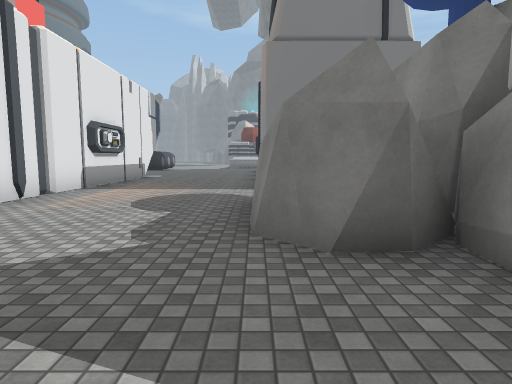
[1] (above)

24 first-person views from a walk through a 3-D level made in the Unity game engine. The camera is 1.5 m above the floor, tilts 6° down and sees 75° across. The floor is counted in squares, 2 m on a side. Each view is taken from the middle of a square. On the plan, view 1 faces up. The plan holds only what a view shows up to about 11 squares ahead; the rest is blank. The place goes on beyond the plan. The player is left out. Some surface patterns are stand-ins.

[2]
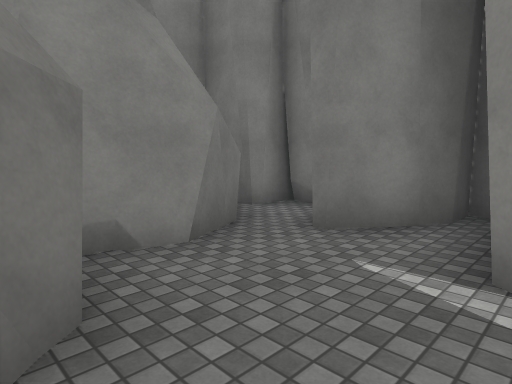

[3]
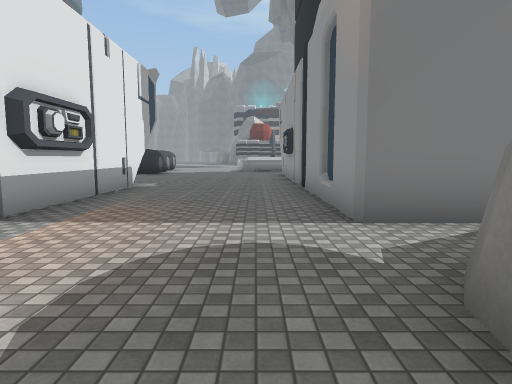

[4]
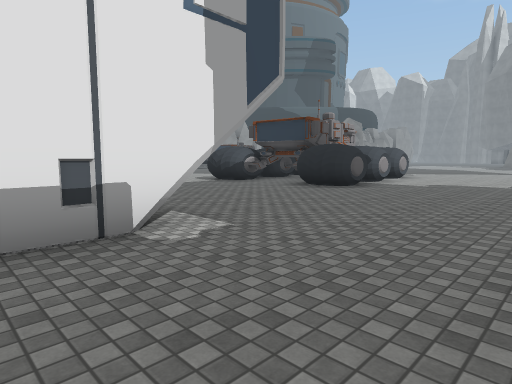

[5]
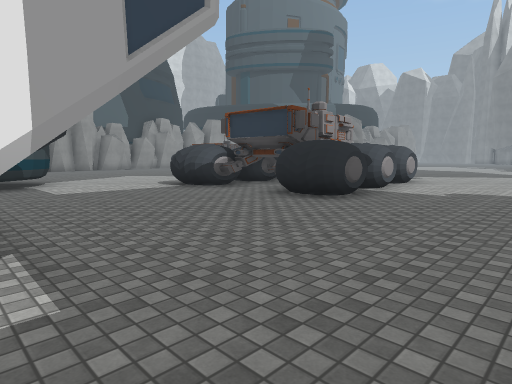

[6]
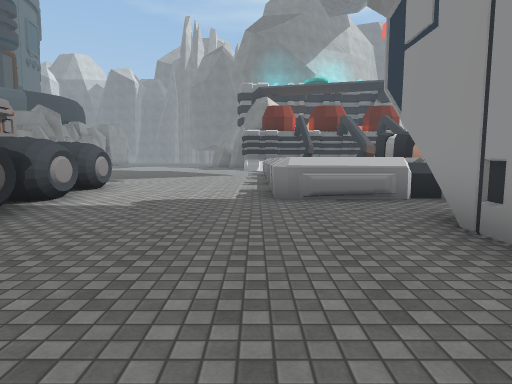

[7]
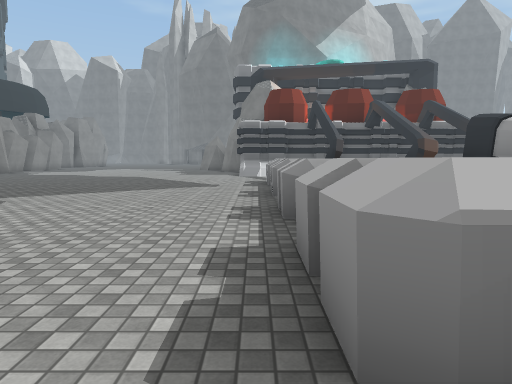

[8]
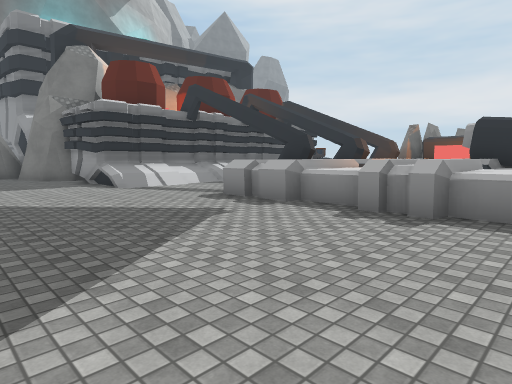

[9]
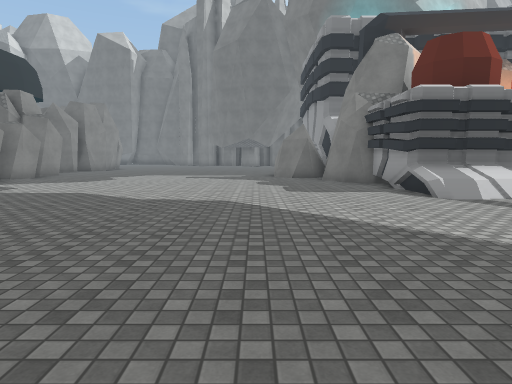

[10]
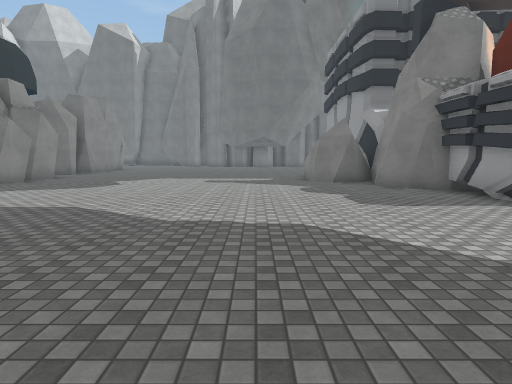

[11]
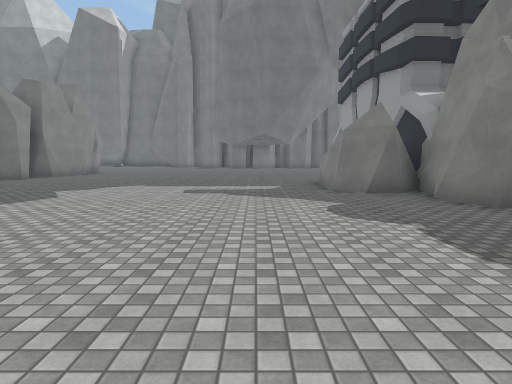

[12]
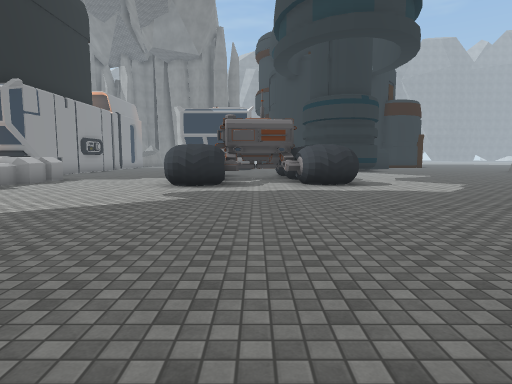

[13]
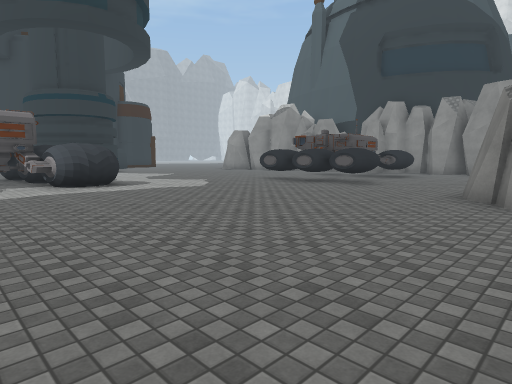

[14]
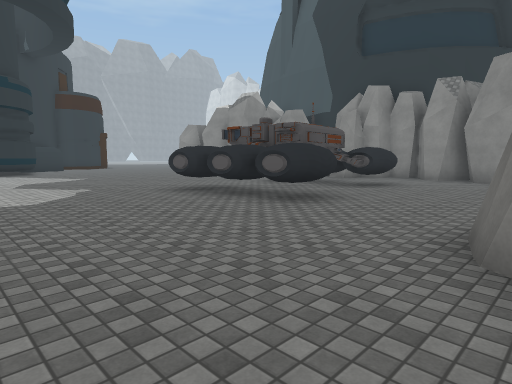

[15]
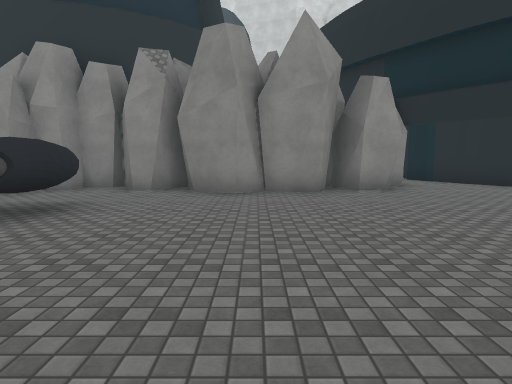

[16]
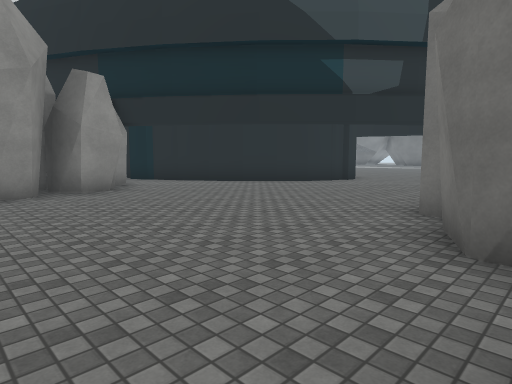

[17]
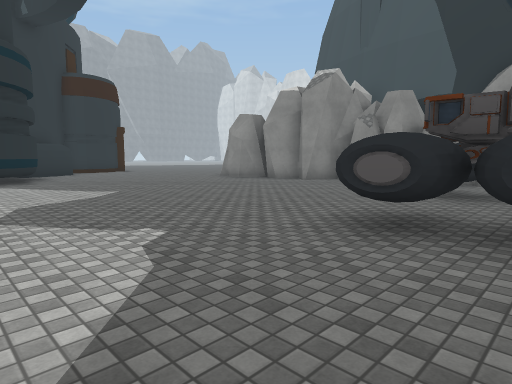

[18]
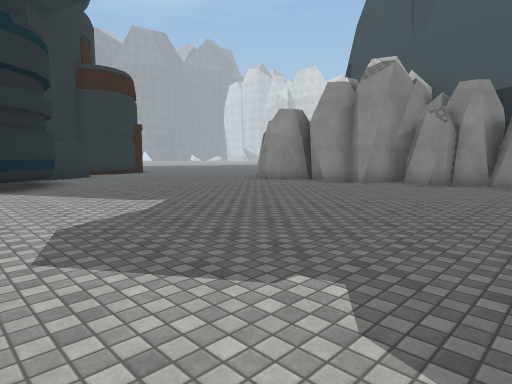

[19]
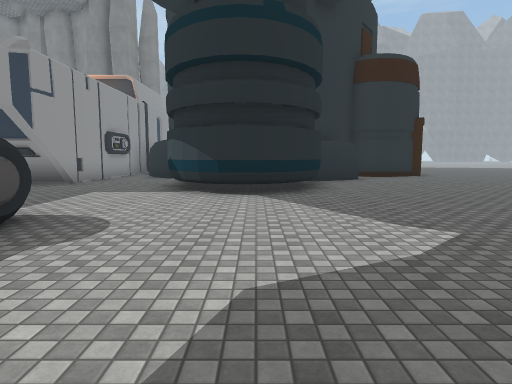

[20]
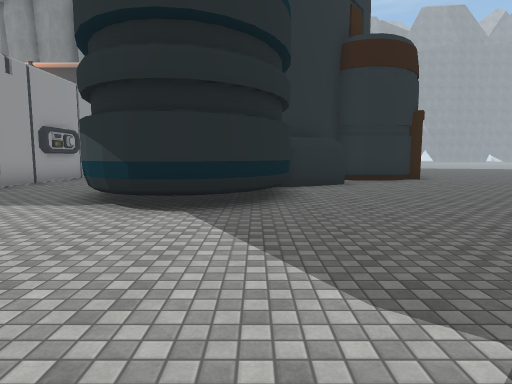

[21]
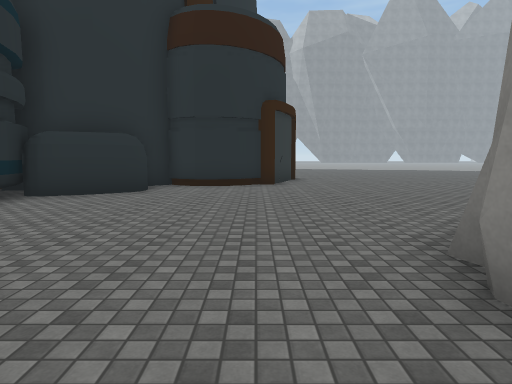

[22]
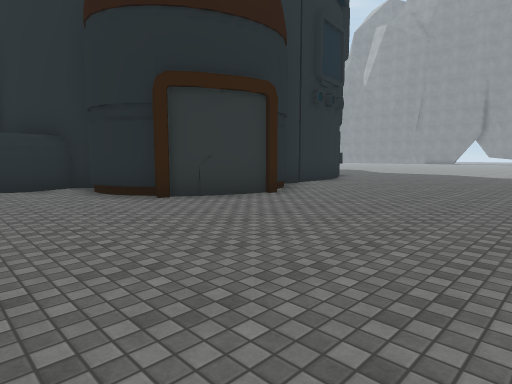

[23]
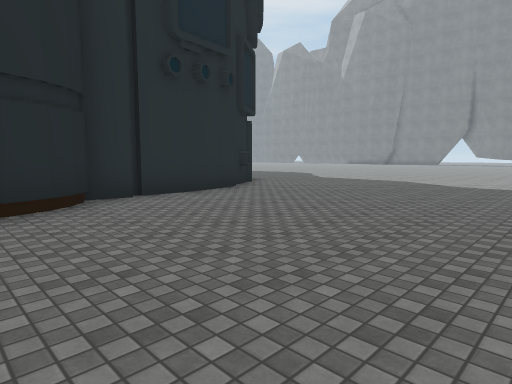

[24]
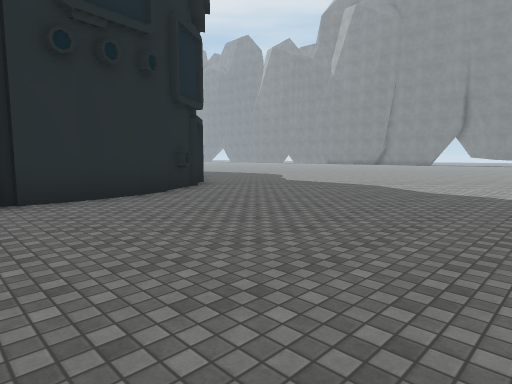

### Floor plan
Key: @ floor where view 1 was taken; # wall or solid block; . floor; / step, stairs or slope; = window, fence, low wall or low ledge; ^ raised ledge; O other object.
Columns run from 25 left of view 1 to 2 right of it. Each row starts with its distance up from view 1.
 43           #.........
 42           ..........
 41            .........###
 40     #...  #.........###
 39    ##...  ##.........##
 38   ##....   ...........#
 37  ##......   ..........##
 36 ##.......   ...........#
 35 .........#   ..........####
 34 .........##  ..........##//
 33  ##.......#   .........////
 32  ##........   ............
 31   ##......###............
 30    #....................^#
 29   ##....................^^^
 28   #.....................^^
 27  ##..#####..............^^ O
 26   #..## ###.............^^^O
 25     . #####............#^  O
 24     .  .. #............#^  ^
 23    #...........##.##....^
 22   ##........... #.##....^ ^^
 21    #..........  ####....^=^
 20    #........... ####.......
 19    ##.......... #.##.....#
 18     #..........##........#
 17     #....................
 16     #....................
 15     #......O#O...........#
 14    ........#..#..........#
 13    ........#.. ...####...#
 12 ...........#   ...#  #...#
 11 .........###  O...#  #...#
 10 .........#      ..#  #...#
  9 ......####       .#  #...#
  8 .....##              #...###
  7 .....##              #.....
  6 .....##              #....#
  5 ......#              #...###
  4 ......#               ...###
  3 ......##              ...###
  2 .......#               ....#
  1 .......##               #..#
  0  .......#                @##
 -1  .......#                ###
 -2  ........                #
 -3  .......
 -4  ......
 -5  .....
 -6   ...

Positions as (right, up) in squares from view 1, and headings:
1: (0, 0), facing up
2: (-1, 3), facing down-right
3: (-1, 4), facing up
4: (-1, 11), facing up-left
5: (-2, 13), facing up-left
6: (-2, 15), facing up
7: (-2, 20), facing up
8: (-6, 25), facing up-right
9: (-6, 27), facing up
10: (-7, 29), facing up
11: (-7, 32), facing up
12: (-8, 32), facing down
13: (-7, 32), facing down-left
14: (-11, 31), facing down-left
15: (-15, 30), facing left
16: (-15, 30), facing up-left
17: (-12, 26), facing down-left
18: (-12, 24), facing down-left
19: (-13, 22), facing down
20: (-14, 20), facing down
21: (-19, 18), facing down
22: (-25, 12), facing down-right
23: (-25, 7), facing down-right
24: (-25, 5), facing down-right
